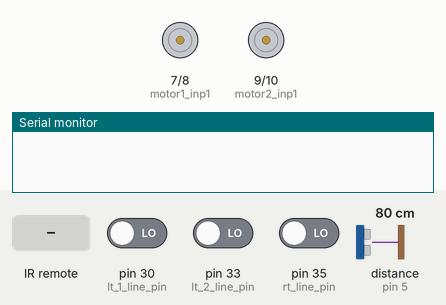
The sketch below on a simulated Arduino Mega 2560, built with avr-gcc and run on an emulated ATmega2560. Shown: motor-driver pin pairs drawn as motors (green arrow = first pin HIGH = forward, orange = second pin HIGH = backward, longer = more drive, scaled by the enable pin), the last lines printed to the serial monitor. Inputs (shaded band) come from the test bench; at power-on: pin 30 (lt_1_line_pin) LOW, pin 33 (lt_2_line_pin) LOW, pin 35 (rt_line_pin) LOW, distance to the obstacle (sensor on pin 5) 80 cm. The echo pulse lasts 58.3 µs per cm.

Above: at 1.2 s.
1.3 s: infrared code 0xFFC23D received
At 2.3 s:
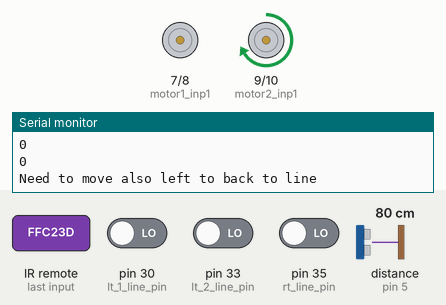
2.8 s: infrared code 0xFF22DD received
At 3.8 s:
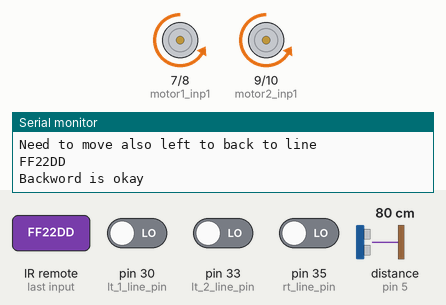
4.3 s: infrared code 0x20FE4DBB received
At 4.7 s:
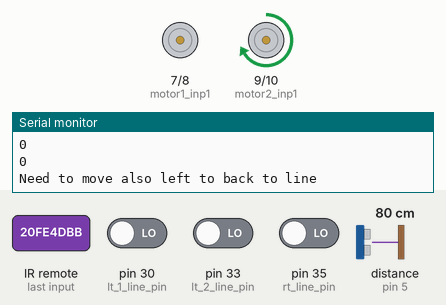
Timing chart, 0 to 7.3 s (numbered marks = the images above; inputs shaded):
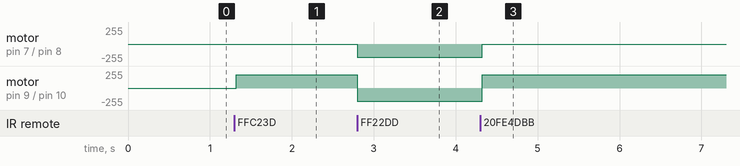

The sketch:

control_motor_shield_IR_Ultrasonic_line_tracking.ino
```cpp
/*
  Infrared controlled car
  It assumes 2 motors are attached one for front wheels
  and one for back wheels
  It also contains an ultrasonic sensor that prevent the car
  from moving forward if the safety distance is less than 5 cm
  missing ultrasonic sensors for the backward movement
  It also add the line tracking as the default for the car
*/
#include <IRremote.h>
// Connected pins to IR
int RECV_PIN = 12;
// Connected pins to motor
// en for speed and inp1/2 for directions
int motor1_en = 6;
int motor1_inp1 = 7;
int motor1_inp2 = 8;
int motor2_en = 11;
int motor2_inp1 = 9;
int motor2_inp2 = 10;
//Ultrasonic sensor pins
int trig_pin = 4;
int echo_pin = 5;
//distance calculation variables
int distance = 0;
int safetyDistance = 0;
long duration = 0;
//line tracking variables
int direction_allowed = 0;
int rt_line_pin = 35;
int lt_1_line_pin = 30;
int lt_2_line_pin = 33;
int rt_value = 0;
int lt_value = 0;

IRrecv irrecv(RECV_PIN);
decode_results results;
void setup() {
  Serial.begin(9600);
  irrecv.enableIRIn();
  pinMode(motor1_en, OUTPUT);
  pinMode(motor1_inp1, OUTPUT);
  pinMode(motor1_inp2, OUTPUT);
  pinMode(motor2_en, OUTPUT);
  pinMode(motor2_inp1, OUTPUT);
  pinMode(motor2_inp2, OUTPUT);
  pinMode(echo_pin, INPUT);
  pinMode(trig_pin, OUTPUT);
}
// move method, it take direction and speed parameters
void move(int direction, int speed) {
  if (direction == 1) {   //move forward
    digitalWrite(motor1_inp1, HIGH);
    digitalWrite(motor1_inp2, LOW);
    digitalWrite(motor2_inp1, HIGH);
    digitalWrite(motor2_inp2, LOW);
    analogWrite(motor1_en, speed);
    analogWrite(motor2_en, speed);
  } else if(direction == 2) { //move forward and right
    digitalWrite(motor1_inp1, HIGH);
    digitalWrite(motor1_inp2, LOW);
    digitalWrite(motor2_inp1, LOW);
    digitalWrite(motor2_inp2, LOW);
    analogWrite(motor1_en, speed);
    analogWrite(motor2_en, speed);
  } else if(direction == 3) { //move forward and left
    digitalWrite(motor1_inp1, LOW);
    digitalWrite(motor1_inp2, LOW);
    digitalWrite(motor2_inp1, HIGH);
    digitalWrite(motor2_inp2, LOW);
    analogWrite(motor1_en, speed);
    analogWrite(motor2_en, speed);
  } else if (direction == 4) { //move backword
    digitalWrite(motor1_inp1, LOW);
    digitalWrite(motor1_inp2, HIGH);
    digitalWrite(motor2_inp1, LOW);
    digitalWrite(motor2_inp2, HIGH);
    analogWrite(motor1_en, speed);
    analogWrite(motor2_en, speed);
  } else {                      // don't move i.e. stop
    digitalWrite(motor1_inp1, LOW);
    digitalWrite(motor1_inp2, LOW);
    digitalWrite(motor2_inp1, LOW);
    digitalWrite(motor2_inp2, LOW);
    analogWrite(motor1_en, speed);
    analogWrite(motor2_en, speed);
  }
}
boolean checkDistance (int threshold)
{
  digitalWrite(trig_pin, LOW);
  delayMicroseconds(10);
  digitalWrite(trig_pin, HIGH);
  delayMicroseconds(10);
  digitalWrite(trig_pin, LOW);
  duration = pulseIn(echo_pin, HIGH);
  distance = duration * 0.034 / 2;
  safetyDistance = distance;
  //Serial.println(duration);
  Serial.println(safetyDistance);
  if (safetyDistance <= threshold) {//threshold in cm
    Serial.println("Not Safe");
    return false;
  } else {
    Serial.println("Safe");
    return true;
  }
}
//check distance with threshold, it set direction_allowed variables to either 0,1,2 or 3
void checkDirection () {
  rt_value = digitalRead(rt_line_pin);
  lt_value = digitalRead(lt_1_line_pin) + digitalRead(lt_2_line_pin);
  Serial.println(rt_value);
  Serial.println(lt_value);
  direction_allowed = 0;
  if (rt_value == 0) direction_allowed = 2; //go right
  if (lt_value < 2) direction_allowed = 3; //go left
  //if (rt_value == 0 && lt_value < 2) direction_allowed = 0; //stop
  if (rt_value == 1 && lt_value == 2) direction_allowed = 1; //move forward
  //what is the decision now ?
  if (direction_allowed == 0) Serial.println("STOP, end of line!");
  if (direction_allowed == 1) Serial.println("Forward is following the line!");
  if (direction_allowed == 2) Serial.println("Need to move also right to back to line");
  if (direction_allowed == 3) Serial.println("Need to move also left to back to line");
}
void loop() {
  if (irrecv.decode(&results)) {
    Serial.println(results.value, HEX);
    if (results.value == 0xFFC23D || results.value == 0x20FE4DBB) {
      Serial.println("Forward is requested!");
      if (checkDistance(5)) { // 5 CM is there
        checkDirection();
        move(direction_allowed, 200);
      }
    } else if (results.value == 0xFF22DD || results.value == 0x52A3D41F) {
      Serial.println("Backword is okay"); //need to be removed, no backward is required as all sensors in the front
      move(4, 200);
    } else {
      Serial.println("No way to go so STOP!");
      move(0, 0);
    }
    irrecv.resume();
  }
}
```

Measured:
- after the input at 1.3 s, motor on pin 9 (motor2_inp1) / pin 10 (motor2_inp2): stopped → forward 200/255 at once
- after the input at 2.8 s, motor on pin 7 (motor1_inp1) / pin 8 (motor1_inp2): stopped → backward 200/255 at once; motor on pin 9 (motor2_inp1) / pin 10 (motor2_inp2): forward 200/255 → backward 200/255 at once
- after the input at 4.3 s, motor on pin 7 (motor1_inp1) / pin 8 (motor1_inp2): backward 200/255 → stopped at once; motor on pin 9 (motor2_inp1) / pin 10 (motor2_inp2): backward 200/255 → forward 200/255 at once
